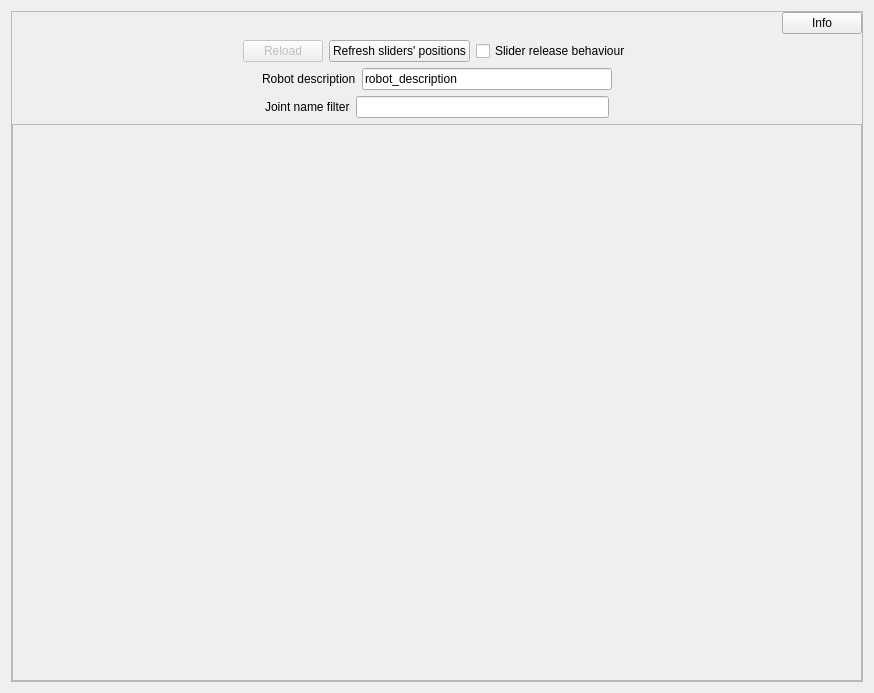
<?xml version="1.0" encoding="UTF-8"?>
<ui version="4.0">
 <class>JointSliderDockWidget</class>
 <widget class="QWidget" name="JointSliderDockWidget">
  <property name="geometry">
   <rect>
    <x>0</x>
    <y>0</y>
    <width>874</width>
    <height>693</height>
   </rect>
  </property>
  <property name="sizePolicy">
   <sizepolicy hsizetype="Preferred" vsizetype="Preferred">
    <horstretch>0</horstretch>
    <verstretch>0</verstretch>
   </sizepolicy>
  </property>
  <property name="windowTitle">
   <string>Joint Slider</string>
  </property>
  <property name="autoFillBackground">
   <bool>true</bool>
  </property>
  <layout class="QGridLayout" name="gridLayout_2">
   <item row="0" column="0">
    <layout class="QGridLayout" name="gridLayout">
     <item row="0" column="0">
      <widget class="QFrame" name="frame">
       <property name="frameShape">
        <enum>QFrame::StyledPanel</enum>
       </property>
       <property name="frameShadow">
        <enum>QFrame::Raised</enum>
       </property>
       <layout class="QVBoxLayout" name="verticalLayout_2">
        <property name="leftMargin">
         <number>0</number>
        </property>
        <property name="topMargin">
         <number>0</number>
        </property>
        <property name="rightMargin">
         <number>0</number>
        </property>
        <property name="bottomMargin">
         <number>0</number>
        </property>
        <item>
         <layout class="QHBoxLayout" name="horizontalLayout_6">
          <item>
           <spacer name="horizontalSpacer_7">
            <property name="orientation">
             <enum>Qt::Horizontal</enum>
            </property>
            <property name="sizeHint" stdset="0">
             <size>
              <width>40</width>
              <height>20</height>
             </size>
            </property>
           </spacer>
          </item>
          <item>
           <widget class="QPushButton" name="information_btn">
            <property name="text">
             <string>Info</string>
            </property>
           </widget>
          </item>
         </layout>
        </item>
        <item>
         <layout class="QHBoxLayout" name="horizontalLayout_2">
          <property name="spacing">
           <number>6</number>
          </property>
          <item>
           <spacer name="horizontalSpacer">
            <property name="orientation">
             <enum>Qt::Horizontal</enum>
            </property>
            <property name="sizeHint" stdset="0">
             <size>
              <width>40</width>
              <height>20</height>
             </size>
            </property>
           </spacer>
          </item>
          <item>
           <widget class="QPushButton" name="reloadButton">
            <property name="enabled">
             <bool>false</bool>
            </property>
            <property name="text">
             <string>Reload</string>
            </property>
           </widget>
          </item>
          <item>
           <widget class="QPushButton" name="refreshButton">
            <property name="text">
             <string>Refresh sliders' positions</string>
            </property>
           </widget>
          </item>
          <item>
           <widget class="QCheckBox" name="sliderReleaseCheckBox">
            <property name="toolTip">
             <string>&lt;html&gt;&lt;head/&gt;&lt;body&gt;&lt;p&gt;If checked the sliders have to be released to send a command.&lt;/p&gt;&lt;p&gt;If unckecked dragging the slider will send commands along the path.&lt;/p&gt;&lt;p&gt;It only affects position sliders (position controllers running).&lt;/p&gt;&lt;/body&gt;&lt;/html&gt;</string>
            </property>
            <property name="text">
             <string>Slider release behaviour</string>
            </property>
           </widget>
          </item>
          <item>
           <spacer name="horizontalSpacer_2">
            <property name="orientation">
             <enum>Qt::Horizontal</enum>
            </property>
            <property name="sizeHint" stdset="0">
             <size>
              <width>40</width>
              <height>20</height>
             </size>
            </property>
           </spacer>
          </item>
         </layout>
        </item>
        <item>
         <layout class="QHBoxLayout" name="horizontalLayout_3">
          <item>
           <spacer name="horizontalSpacer_4">
            <property name="orientation">
             <enum>Qt::Horizontal</enum>
            </property>
            <property name="sizeHint" stdset="0">
             <size>
              <width>40</width>
              <height>20</height>
             </size>
            </property>
           </spacer>
          </item>
          <item>
           <widget class="QLabel" name="label">
            <property name="text">
             <string>Robot description</string>
            </property>
           </widget>
          </item>
          <item>
           <widget class="QLineEdit" name="robot_description_edit">
            <property name="text">
             <string>robot_description</string>
            </property>
           </widget>
          </item>
          <item>
           <spacer name="horizontalSpacer_3">
            <property name="orientation">
             <enum>Qt::Horizontal</enum>
            </property>
            <property name="sizeHint" stdset="0">
             <size>
              <width>40</width>
              <height>20</height>
             </size>
            </property>
           </spacer>
          </item>
         </layout>
        </item>
        <item>
         <layout class="QHBoxLayout" name="horizontalLayout_4">
          <item>
           <spacer name="horizontalSpacer_5">
            <property name="orientation">
             <enum>Qt::Horizontal</enum>
            </property>
            <property name="sizeHint" stdset="0">
             <size>
              <width>40</width>
              <height>20</height>
             </size>
            </property>
           </spacer>
          </item>
          <item>
           <widget class="QLabel" name="label_2">
            <property name="text">
             <string>Joint name filter</string>
            </property>
           </widget>
          </item>
          <item>
           <widget class="QLineEdit" name="joint_name_filter_edit"/>
          </item>
          <item>
           <spacer name="horizontalSpacer_6">
            <property name="orientation">
             <enum>Qt::Horizontal</enum>
            </property>
            <property name="sizeHint" stdset="0">
             <size>
              <width>40</width>
              <height>20</height>
             </size>
            </property>
           </spacer>
          </item>
         </layout>
        </item>
        <item>
         <widget class="QScrollArea" name="scrollArea">
          <property name="widgetResizable">
           <bool>true</bool>
          </property>
          <widget class="QWidget" name="scrollAreaWidgetContents">
           <property name="geometry">
            <rect>
             <x>0</x>
             <y>0</y>
             <width>850</width>
             <height>545</height>
            </rect>
           </property>
           <property name="minimumSize">
            <size>
             <width>0</width>
             <height>0</height>
            </size>
           </property>
           <layout class="QHBoxLayout" name="horizontalLayout">
            <property name="spacing">
             <number>3</number>
            </property>
            <property name="sizeConstraint">
             <enum>QLayout::SetNoConstraint</enum>
            </property>
            <property name="leftMargin">
             <number>0</number>
            </property>
            <property name="topMargin">
             <number>0</number>
            </property>
            <property name="rightMargin">
             <number>0</number>
            </property>
            <property name="bottomMargin">
             <number>0</number>
            </property>
           </layout>
          </widget>
         </widget>
        </item>
       </layout>
      </widget>
     </item>
    </layout>
   </item>
  </layout>
 </widget>
 <resources/>
 <connections/>
</ui>
